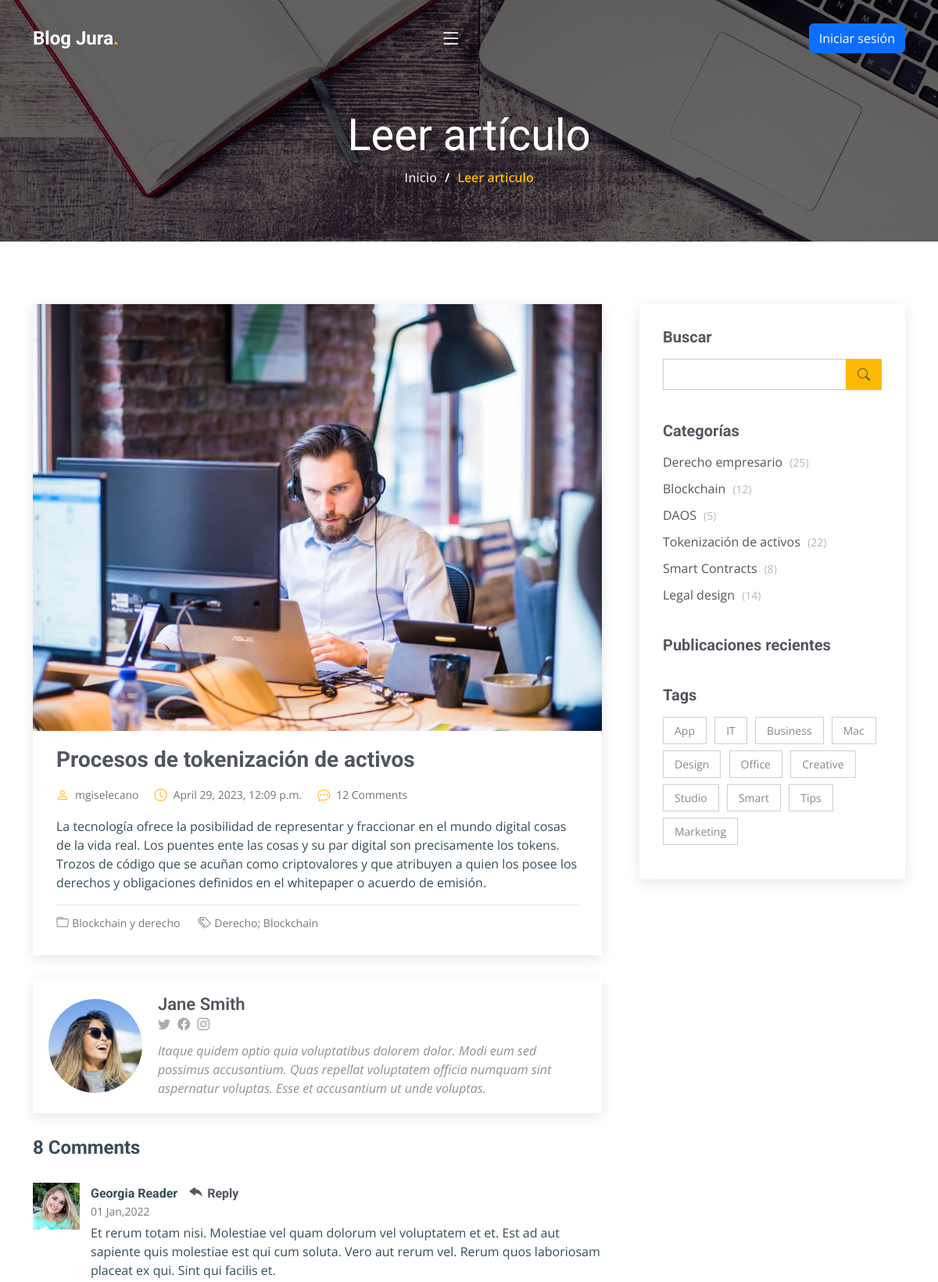
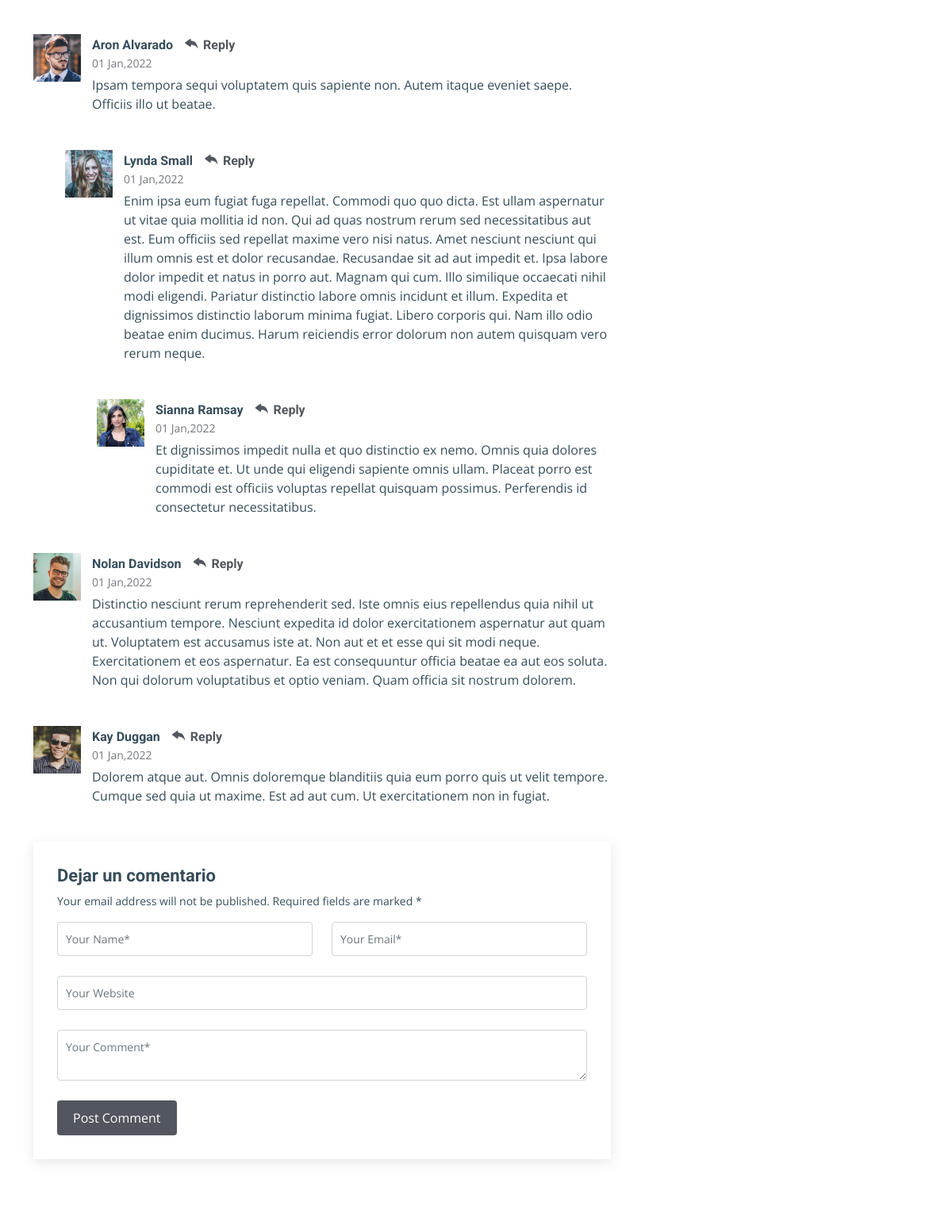
The page /blog/blog/post/3/ (upper part) on the database its author committed (2 pictures, top to bottom).
### users_app/models.py (models this page shows, shortened)
class Post(models.Model):
    title = models.CharField(max_length=100, verbose_name="Título")
    content = models.TextField(verbose_name="Contenido")
    pub_date = models.DateTimeField(default=datetime.now, blank=True, verbose_name="Fecha de Publicación")
    author = models.ForeignKey(Author, on_delete=models.CASCADE, verbose_name="Autor")
    tags = models.CharField(default=None, max_length=200, blank=True, verbose_name="Etiquetas")
    category = models.CharField(default="Actualidad", max_length=50, blank=True, verbose_name="Categoría")
    class Meta:
        verbose_name= "Articulo"

class Author(models.Model):
    num_followers = models.IntegerField(default=0,)
    expertise = models.CharField(max_length=100, blank=True, null=True, verbose_name="Especialización")
    academic_titles = models.CharField(max_length=100, blank=True, null=True, verbose_name="Profesión")
    pseudonym = models.CharField(max_length=100, null=True, verbose_name="Alias")
    def __str__(self):
        return self.pseudonym
    class Meta:   #nos permite modificar el comportamiento de la clase en el admin
      verbose_name= "Autor"
      verbose_name_plural = "Autores"
      ordering = ("pseudonym",)  #recibe una tupla
      unique_together = ["pseudonym",]   #puede recibir lista o tupla

### users_app/views.py (the view)
# urls.py: path('blog/post/<int:pk>/', Post_detail.as_view(), name='Leer mas'),
class Post_detail(DetailView):
    model = Post
    template_name = "post_detail.html"
    context_object_name = "post_detail_view"

### users_app/templates/post_detail.html (shortened to what this page needs)
{% extends 'main.html' %}
{% load static %}
{% block contenidoquecambia %}
    <div class="breadcrumbs d-flex align-items-center" style="background-image: url({% static 'assets/img/book2.jpg' %});">
      <div class="container position-relative d-flex flex-column align-items-center" data-aos="fade">
        <h2>Leer artículo</h2>
        <ol>
          <li><a href="{% url 'Inicio' %}">Inicio</a></li>
          <li>Leer articulo</li>
        </ol>
      </div>
    </div>
<section id="blog" class="blog">
  <div class="container" data-aos="fade-up" data-aos-delay="100">
    <div class="row g-5">
      <div class="col-lg-8">
        <article class="blog-details">
          <div class="post-img">
            <img src="{% static 'assets/img/blog/blog-1.jpg' %}" alt="" class="img-fluid">
          </div>
          <h2 class="title">{{post_detail_view.title}}</h2>
          <div class="meta-top">
            <ul>
              <li class="d-flex align-items-center"><i class="bi bi-person"></i> <a href="blog-details.html">{{post_detail_view.author}}</a></li>
              <li class="d-flex align-items-center"><i class="bi bi-clock"></i> <a href="blog-details.html"><time
                    datetime="2020-01-01">{{post_detail_view.pub_date}}</time></a></li>
              <li class="d-flex align-items-center"><i class="bi bi-chat-dots"></i> <a href="blog-details.html">12
                  Comments</a></li>
            </ul>
          </div>
          <div class="content">
            <p>
              {{ post_detail_view.content }}
            </p>
          </div>
          <div class="meta-bottom">
            <i class="bi bi-folder"></i>
            <ul class="cats">
              <li><a href="#">{{ post_detail_view.category }}</a></li>
            </ul>
            <i class="bi bi-tags"></i>
            <ul class="tags">
              <li><a href="Lista_post">{{ post_detail_view.tags }}</a></li>
          </div>
        </article>
        <div class="post-author d-flex align-items-center">
          <img src="assets/img/blog/blog-author.jpg" class="rounded-circle flex-shrink-0" alt="">
          <div>
            <h4>Jane Smith</h4>
            <div class="social-links">
              <a href="https://twitters.com/#"><i class="bi bi-twitter"></i></a>
              <a href="https://facebook.com/#"><i class="bi bi-facebook"></i></a>
              <a href="https://instagram.com/#"><i class="biu bi-instagram"></i></a>
            </div>
            <p>
              Itaque quidem optio quia voluptatibus dolorem dolor. Modi eum sed possimus accusantium. Quas repellat
              voluptatem officia numquam sint aspernatur voluptas. Esse et accusantium ut unde voluptas.
            </p>
          </div>
        </div>
        <div class="comments">
          <h4 class="comments-count">8 Comments</h4>
          <div id="comment-1" class="comment">
            <div class="d-flex">
              <div class="comment-img"><img src="assets/img/blog/comments-1.jpg" alt=""></div>
              <div>
                <h5><a href="">Georgia Reader</a> <a href="#" class="reply"><i class="bi bi-reply-fill"></i>
                    Reply</a></h5>
                <time datetime="2020-01-01">01 Jan,2022</time>
                <p>
                  Et rerum totam nisi. Molestiae vel quam dolorum vel voluptatem et et. Est ad aut sapiente quis
                  molestiae est qui cum soluta.
                  Vero aut rerum vel. Rerum quos laboriosam placeat ex qui. Sint qui facilis et.
                </p>
              </div>
            </div>
          </div>
          <div id="comment-2" class="comment">
            <div class="d-flex">
              <div class="comment-img"><img src="assets/img/blog/comments-2.jpg" alt=""></div>
              <div>
                <h5><a href="">Aron Alvarado</a> <a href="#" class="reply"><i class="bi bi-reply-fill"></i>
                    Reply</a></h5>
                <time datetime="2020-01-01">01 Jan,2022</time>
                <p>
                  Ipsam tempora sequi voluptatem quis sapiente non. Autem itaque eveniet saepe. Officiis illo ut
                  beatae.
                </p>
              </div>
            </div>
            <div id="comment-reply-1" class="comment comment-reply">
              <div class="d-flex">
                <div class="comment-img"><img src="assets/img/blog/comments-3.jpg" alt=""></div>
                <div>
                  <h5><a href="">Lynda Small</a> <a href="#" class="reply"><i class="bi bi-reply-fill"></i>
                      Reply</a></h5>
                  <time datetime="2020-01-01">01 Jan,2022</time>
                  <p>
                    Enim ipsa eum fugiat fuga repellat. Commodi quo quo dicta. Est ullam aspernatur ut vitae quia
                    mollitia id non. Qui ad quas nostrum rerum sed necessitatibus aut est. Eum officiis sed repellat
                    maxime vero nisi natus. Amet nesciunt nesciunt qui illum omnis est et dolor recusandae.
                    Recusandae sit ad aut impedit et. Ipsa labore dolor impedit et natus in porro aut. Magnam qui
                    cum. Illo similique occaecati nihil modi eligendi. Pariatur distinctio labore omnis incidunt et
                    illum. Expedita et dignissimos distinctio laborum minima fugiat.
                    Libero corporis qui. Nam illo odio beatae enim ducimus. Harum reiciendis error dolorum non autem
                    quisquam vero rerum neque.
                  </p>
                </div>
              </div>
              <div id="comment-reply-2" class="comment comment-reply">
                <div class="d-flex">
                  <div class="comment-img"><img src="assets/img/blog/comments-4.jpg" alt=""></div>
                  <div>
                    <h5><a href="">Sianna Ramsay</a> <a href="#" class="reply"><i class="bi bi-reply-fill"></i>
                        Reply</a></h5>
                    <time datetime="2020-01-01">01 Jan,2022</time>
                    <p>
                      Et dignissimos impedit nulla et quo distinctio ex nemo. Omnis quia dolores cupiditate et. Ut
                      unde qui eligendi sapiente omnis ullam. Placeat porro est commodi est officiis voluptas
                      repellat quisquam possimus. Perferendis id consectetur necessitatibus.
                    </p>
                  </div>
                </div>
              </div>
            </div>
          </div>
          <div id="comment-3" class="comment">
            <div class="d-flex">
              <div class="comment-img"><img src="assets/img/blog/comments-5.jpg" alt=""></div>
              <div>
                <h5><a href="">Nolan Davidson</a> <a href="#" class="reply"><i class="bi bi-reply-fill"></i>
                    Reply</a></h5>
                <time datetime="2020-01-01">01 Jan,2022</time>
                <p>
                  Distinctio nesciunt rerum reprehenderit sed. Iste omnis eius repellendus quia nihil ut accusantium
                  tempore. Nesciunt expedita id dolor exercitationem aspernatur aut quam ut. Voluptatem est
                  accusamus iste at.
                  Non aut et et esse qui sit modi neque. Exercitationem et eos aspernatur. Ea est consequuntur
                  officia beatae ea aut eos soluta. Non qui dolorum voluptatibus et optio veniam. Quam officia sit
                  nostrum dolorem.
                </p>
              </div>
            </div>
          </div>
          <div id="comment-4" class="comment">
            <div class="d-flex">
              <div class="comment-img"><img src="assets/img/blog/comments-6.jpg" alt=""></div>
              <div>
                <h5><a href="">Kay Duggan</a> <a href="#" class="reply"><i class="bi bi-reply-fill"></i> Reply</a>
                </h5>
                <time datetime="2020-01-01">01 Jan,2022</time>
                <p>
                  Dolorem atque aut. Omnis doloremque blanditiis quia eum porro quis ut velit tempore. Cumque sed
                  quia ut maxime. Est ad aut cum. Ut exercitationem non in fugiat.
                </p>
              </div>
            </div>
          </div>
          <div class="reply-form">
            <h4>Dejar un comentario</h4>
            <p>Your email address will not be published. Required fields are marked * </p>
            <form action="">
              <div class="row">
                <div class="col-md-6 form-group">
                  <input name="name" type="text" class="form-control" placeholder="Your Name*">
                </div>
                <div class="col-md-6 form-group">
                  <input name="email" type="text" class="form-control" placeholder="Your Email*">
                </div>
              </div>
              <div class="row">
                <div class="col form-group">
                  <input name="website" type="text" class="form-control" placeholder="Your Website">
                </div>
              </div>
              <div class="row">
                <div class="col form-group">
                  <textarea name="comment" class="form-control" placeholder="Your Comment*"></textarea>
                </div>
              </div>
              <button type="submit" class="btn btn-primary">Post Comment</button>
            </form>
          </div>
        </div>
      </div>
      <div class="col-lg-4">
        <div class="sidebar">
          <div class="sidebar-item search-form">
            <h3 class="sidebar-title">Buscar</h3>
            <form action="" class="mt-3">
              <input type="text">
              <button type="submit"><i class="bi bi-search"></i></button>
            </form>
          </div>
          <div class="sidebar-item categories">
            <h3 class="sidebar-title">Categorías</h3>
            <ul class="mt-3">
              <li><a href="#">Derecho empresario <span>(25)</span></a></li>
              <li><a href="#">Blockchain <span>(12)</span></a></li>
              <li><a href="#">DAOS <span>(5)</span></a></li>
              <li><a href="#">Tokenización de activos <span>(22)</span></a></li>
              <li><a href="#">Smart Contracts <span>(8)</span></a></li>
              <li><a href="#">Legal design <span>(14)</span></a></li>
            </ul>
          </div>
          <div class="sidebar-item recent-posts">
            <h3 class="sidebar-title">Publicaciones recientes</h3>
          </div>
          <div class="sidebar-item tags">
            <h3 class="sidebar-title">Tags</h3>
            <ul class="mt-3">
              <li><a href="#">App</a></li>
              <li><a href="#">IT</a></li>
              <li><a href="#">Business</a></li>
              <li><a href="#">Mac</a></li>
              <li><a href="#">Design</a></li>
              <li><a href="#">Office</a></li>
              <li><a href="#">Creative</a></li>
              <li><a href="#">Studio</a></li>
              <li><a href="#">Smart</a></li>
              <li><a href="#">Tips</a></li>
              <li><a href="#">Marketing</a></li>
            </ul>
          </div>
        </div>
      </div>
    </div>
  </div>
</section>
{% endblock contenidoquecambia %}

### users_app/templates/main.html (shortened to what this page needs)
<!DOCTYPE html>
<html lang="en">
<head>
   {% load static %}
  <link href="{% static 'assets/vendor/bootstrap/css/bootstrap.min.css' %}" rel="stylesheet">
  <link href="{% static 'assets/vendor/bootstrap-icons/bootstrap-icons.css' %}" rel="stylesheet">
  <link href="{% static 'assets/vendor/fontawesome-free/css/all.min.css' %}" rel="stylesheet">
  <link href="{% static 'assets/vendor/aos/aos.css' %}" rel="stylesheet">
  <link href="{% static 'assets/vendor/glightbox/css/glightbox.min.css' %}" rel="stylesheet">
  <link href="{% static 'assets/vendor/swiper/swiper-bundle.min.css' %}" rel="stylesheet">
  <link href="{% static 'assets/css/main.css' %}" rel="stylesheet">
</head>
<body>
    {% include "navbar.html" %}
    {% block contenidoquecambia %}
    {% endblock contenidoquecambia %}
</body>
</html>

### users_app/templates/navbar.html (shortened to what this page needs)
{% load static %}
<body>
  <header id="header" class="header d-flex align-items-center">
    <div
      class="container-fluid container-xl d-flex align-items-center justify-content-between"
    >
      <a href="{% url 'Inicio' %}" class="logo d-flex align-items-center">
        <h1>Blog Jura<span>.</span></h1>
      </a>
      <i class="mobile-nav-toggle mobile-nav-show bi bi-list"></i>
      <div class="d-flex">
        {% if user.is_authenticated %}
        <li class="nav-item d-flex align-items-center">
          <p class="mb-0 text-white me-2">Hola {{ user.username }}</p>
          <a href="{% url 'Subir_foto_perfil' %}">
            {% if avatar_url %}
            <img
              class="rounded-circle me-2 avatar-image avatar-img"
              height="40px"
              src="{{ avatar_url }}"
              alt="avatar"
            />
            {% else %}
            <img
              class="rounded-circle me-2 avatar-image"
              height="40px"
              src="{% static 'assets/img/graduated.png' %}"
              alt="avatar"
            />
            {% endif %}
          </a>
        </li>
        <li class="nav-item">
          <a
            class="btn btn-danger text-white p-2"
            href="{% url 'Cerrar_sesión' %}"
            >Cerrar sesión</a >
        </li>
        {% else %}
        <li class="nav-item">
          <a class="btn btn-primary" href="{% url 'Login' %}">Iniciar sesión</a>
        </li>
        {% endif %}
      </div>
    </div>
  </header>
</body>

### rows shown on the page
Post: title "Procesos de tokenización de activos", author "mgiselecano", pub_date "April 29, 2023, 12:09 p.m.", content "La tecnología ofrece la posibilidad de representar y fraccionar en el mundo digital cosas de la vida real. Los puentes ente las cosas y su par digital son precisamente los tokens. Trozos de código que se acuñan como criptovalores y que atribuyen a quien los posee los derechos y obligaciones definidos en el whitepaper o acuerdo de emisión.", category "Blockchain y derecho", tags "Derecho; Blockchain"
